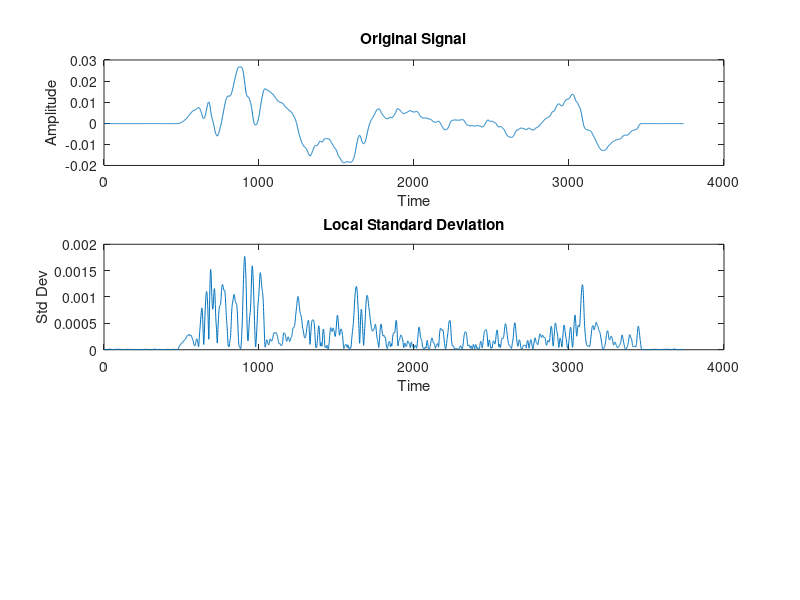

Here is the MATLAB script that generated this plot: (Note: this script raises an error after producing the figure.)
%close all
%clear all
clc

dados = load('elcentro.txt');
t_vector = dados(:,1);
t_step = t_vector(2);
ddx = [t_vector dados(:,2)]';
ddy = [t_vector  dados(:,3)]';

% Deep Learning and System Identification , Ljung , Andersson, Tiels , Schon

addpath 'C:\Users\afons\OneDrive - Universidade de Lisboa\Controlo de Plataforma Sismica\NN_System_Identification\dados_elcentro'
data=load("TDOF_PassFD_ElCentro_s1_70_V0.mat");


%sensa: Sensibilidade dos sensores:
% 1-Ag;2-Ai;3-As;4-Forca de amortecimento do dispositivo; 5-Xg; 6-Xgref; 7-Xig; 8-Xsi;
sensa=ones(8,1);  %acerto dos sinais
sname=fieldnames(data);
time=eval(['data.',sname{1},'.X.Data']);
dt=mean(diff(time));

% ddxg g is the input absolute acceleration at the base (ground);
%   and xrg={xig xsg}^T is the vector of relative displacements of
% the DOF to the ground: xig=xi-xg; xsg=xs-xg.

xg=eval(['data.',sname{1},'.Y(5).Data']);xg=double(xg)*sensa(5);
xgr=eval(['data.',sname{1},'.Y(6).Data']);xgr=double(xgr)*sensa(6); % referencia
xig=eval(['data.',sname{1},'.Y(7).Data']);xig=double(xig)*sensa(7);
xsi=eval(['data.',sname{1},'.Y(8).Data']);xsi=double(xsi)*sensa(8);
ag=eval(['data.',sname{1},'.Y(1).Data']);ag=double(ag)*sensa(1);
ai=eval(['data.',sname{1},'.Y(2).Data']);ai=double(ai)*sensa(2);
as=eval(['data.',sname{1},'.Y(3).Data']);as=double(as)*sensa(3);
linha4 =  eval(['data.',sname{1},'.Y(4).Data']); linha4=double(linha4)*sensa(4);

% figure
% plot(time,linha4)
% legend('linha4')
% 
% figure
% plot(time,xg,time,xgr)
% legend('xg','xgr')


dimv=size(xg);
if dimv(1)==1
    time=time';
    xg=xg'*1e-3;
    xgr=xgr'*1e-3;
    xig=xig'*1e-3;
    xsi=xsi'*1e-3;
    ag=ag';
    ai=ai';
    as=as';
end

%%
% MATLAB script to splice the beginning and end of a signal where values are almost constant

% Example input signal (can be replaced with real data)
signal = xg ;
n = length(signal);
t = 1:n; % Time or index vector

% Parameters to detect constant regions
window_size = 10; % Size of the moving window
threshold = 0.0001; % Threshold for detecting constant values (tolerance for variation)

% Calculate the local standard deviation of the signal
local_std = movstd(signal, window_size);

% Identify constant regions (where local standard deviation is below the threshold)
constant_regions = local_std < threshold;

% Find the indices for the beginning and end constant regions
start_index = find(~constant_regions, 1, 'first'); % First non-constant index
end_index = find(~constant_regions, 1, 'last'); % Last non-constant index

% Splice the signal to remove the constant regions at the beginning and end
spliced_signal = signal(start_index:end_index);

% Plot the results
figure;
subplot(3, 1, 1);
plot(t, signal);
title('Original Signal');
xlabel('Time'); ylabel('Amplitude');

% xline(signal(1), '--r', 'Start');
% xline(signal(end), '--r', 'End');

subplot(3, 1, 2);
plot(t, local_std);
title('Local Standard Deviation');
xlabel('Time'); ylabel('Std Dev');
yline(threshold, '--r', 'Threshold');

subplot(3, 1, 3);
new_t = t(start_index:end_index);
plot(new_t, spliced_signal);
title('Spliced Signal');
xlabel('Time'); ylabel('Amplitude');

% Display indices of the spliced regions
fprintf('The signal was spliced from index %d to %d.\n', start_index, end_index);


%% Modelo inverso
% Modelo determina referencia a partir de sinal sismico & mediçoes na mesa

% inputs: 
U = [ ddx(start_index:end_index)    ag(start_index:end_index) ]; % sinal sismico(k-1) & mediçao na mesa(k+1)
siz = size(U)
Num_I= siz(2)
% outputs:  
Y = [ ref(start_index:end_index) ]; % referencia(k) ( no treino é igual ao sismo(k) )
siz = size(Y)
Num_O= siz(2)

%%
% sample time of dt seconds.
data = iddata( Y , U , dt ) 
idplot(data)

%%  Power Spectral Density
% 
inputSignal = data.u; % Input signal
outputSignal = data.y; % Output signal
Fs = 1 / data.Ts; % Sampling frequency

% Plot PSD for input signal
figure;
subplot(2, 1, 1);
pspectrum(inputSignal, Fs, 'power');
title('Power Spectral Density of Input Signals');

% Plot PSD for output signal
subplot(2, 1, 2);
pspectrum(outputSignal, Fs, 'power');
title('Power Spectral Density of Output Signals');


%% Deep Cascade Network
net=cascadeforwardnet([6,6,6,6,6,6])
N2=neuralnet(net)

%%
N_A = 10*ones(Num_O)
N_B = 10*ones(Num_O,Num_I)
N_K = ones(Num_O,Num_I)

% opt = nlarxOptions
% opt.SearchOptions.MaxIterations = 10
mN2=nlarx(data,[N_A N_B N_K ],N2)

%% Compare
figure
compare(data(1:1500),mN2)







